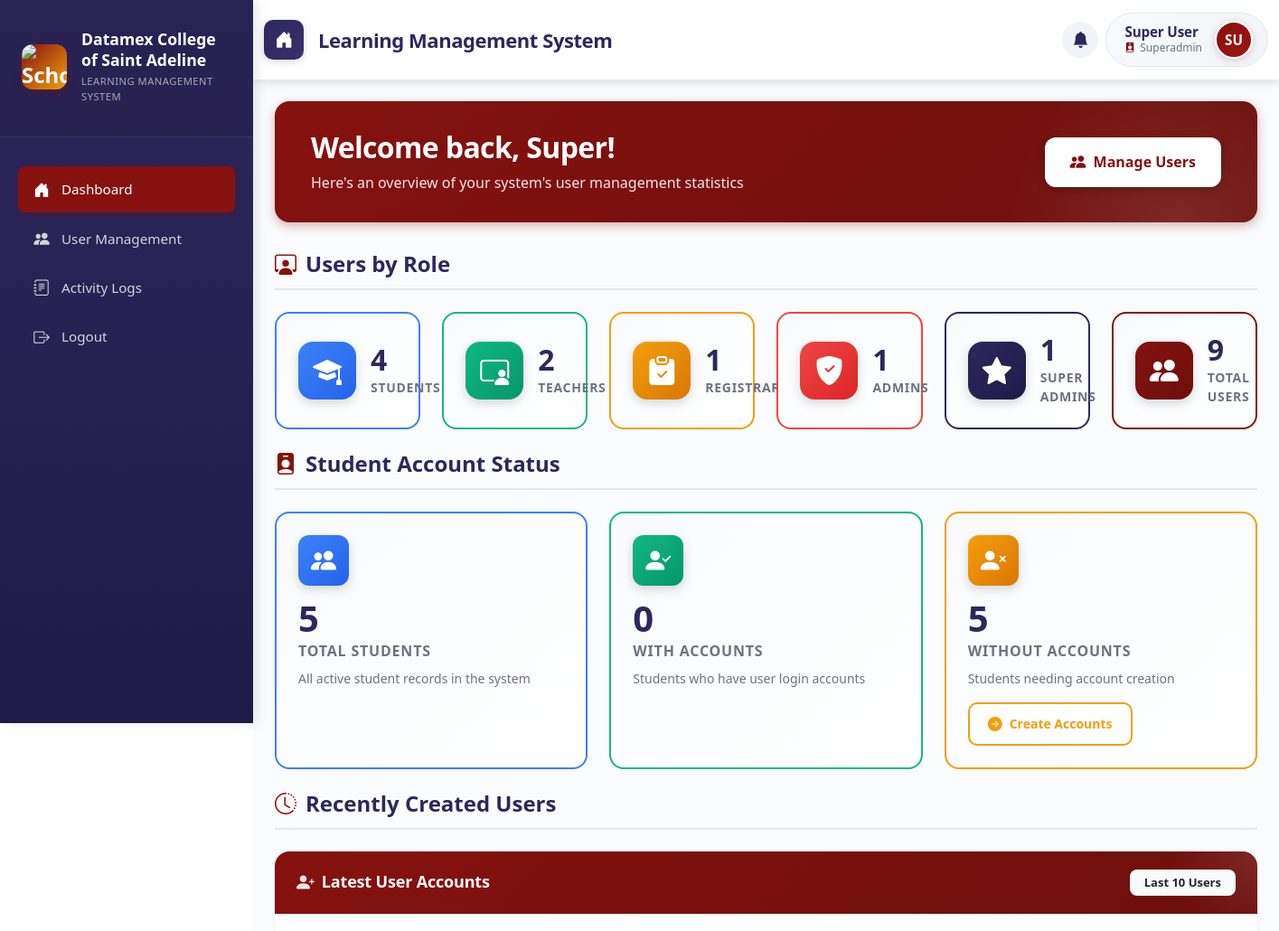
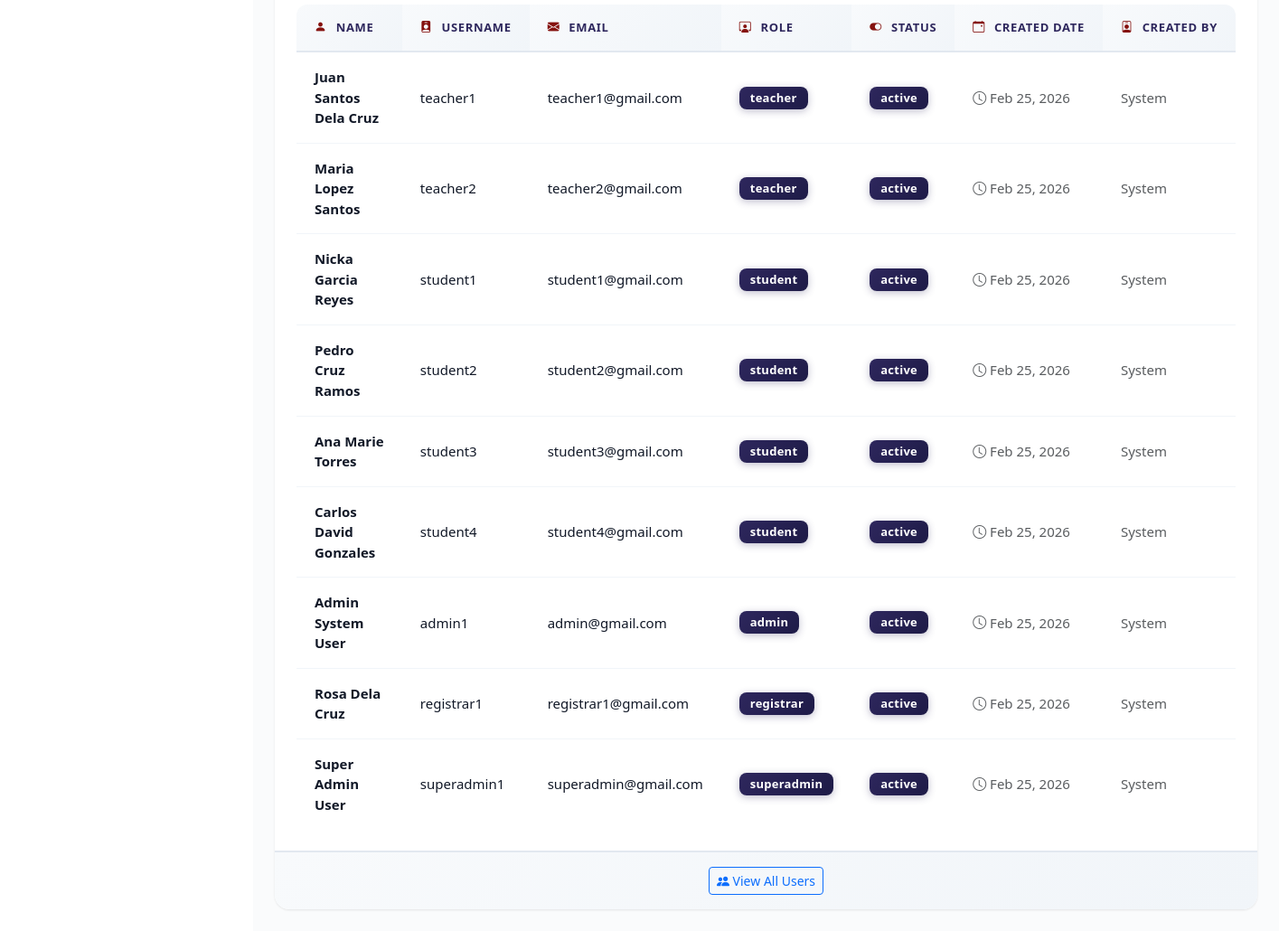
The page /index.php?page=superadmin_dashboard (signed in) on the database its author committed (2 pictures, top to bottom).
### tables this page shows
CREATE TABLE users(
    id INT PRIMARY KEY AUTO_INCREMENT,
    username VARCHAR(50) NOT NULL UNIQUE,
    email VARCHAR(255) UNIQUE,
    password VARCHAR(255) NOT NULL,
    role ENUM('student', 'teacher', 'registrar', 'admin', 'superadmin') NOT NULL,
    status ENUM('active', 'inactive', 'suspended', 'graduated') DEFAULT 'active',
    first_name VARCHAR(100) NOT NULL,
    middle_name VARCHAR(100) NULL,
    last_name VARCHAR(100) NOT NULL,
    created_by INT,
    created_at TIMESTAMP DEFAULT CURRENT_TIMESTAMP,
    updated_at TIMESTAMP DEFAULT CURRENT_TIMESTAMP ON UPDATE CURRENT_TIMESTAMP,
    last_login TIMESTAMP NULL,
    FOREIGN KEY (created_by) REFERENCES users(id) ON DELETE SET NULL 
);

### app/views/superadmin/dashboard.php (the view, shortened to what the rows shown need)
<!DOCTYPE html>
<html lang="en">
<head>
    <link rel="stylesheet" href="bootstrap/css/bootstrap.min.css">
    <link rel="stylesheet" href="bootstrap/css/bootstrap-icons.css">
    <link rel="stylesheet" href="css/main.css">
    <link rel="stylesheet" href="css/shared/sidenav.css">
    <link rel="stylesheet" href="css/shared/top-navbar.css">
    <link rel="stylesheet" href="css/pages/superadmin_dashboard.css">
</head>
<body>
    <div class="d-flex">
        <div class="main-content flex-grow-1">
            <div class="container-fluid p-4">
                <div class="welcome-section">
                    <div class="welcome-content">
                        <h1 class="welcome-title">
                            Welcome back, <?php echo htmlspecialchars($_SESSION['user_firstname']); ?>!
                        </h1>
                    </div>
                </div>
                <div class="section-header">
                    <h2 class="section-title">
                        <i class="bi bi-person-workspace"></i>
                        Users by Role
                    </h2>
                </div>
                <div class="section-header">
                    <h2 class="section-title">
                        <i class="bi bi-person-badge-fill"></i>
                        Student Account Status
                    </h2>
                </div>
                <div class="section-header">
                    <h2 class="section-title">
                        <i class="bi bi-clock-history"></i>
                        Recently Created Users
                    </h2>
                </div>
                <div class="card recent-users-card">
                    <div class="card-body" id="recent-users-table-wrapper">
                        <?php if (empty($recent_users)): ?>
                            <div class="empty-state">
                                <div class="empty-state-icon">
                                    <i class="bi bi-inbox"></i>
                                </div>
                                <p class="empty-state-text">No users created yet</p>
                            </div>
                        <?php else: ?>
                            <div class="table-responsive">
                                <table class="table table-hover">
                                    <thead>
                                        <tr>
                                            <th><i class="bi bi-person-fill"></i> Name</th>
                                            <th><i class="bi bi-person-badge-fill"></i> Username</th>
                                            <th><i class="bi bi-envelope-fill"></i> Email</th>
                                            <th><i class="bi bi-person-workspace"></i> Role</th>
                                            <th><i class="bi bi-toggle-on"></i> Status</th>
                                            <th><i class="bi bi-calendar-event"></i> Created Date</th>
                                            <th><i class="bi bi-person-badge"></i> Created By</th>
                                        </tr>
                                    </thead>
                                    <tbody id="recent-users-tbody">
                                        <?php foreach ($recent_users as $user): ?>
                                            <tr>
                                                <td class="user-full-name">
                                                    <?php
                                                    $fullName = $user['first_name'];
                                                    if (!empty($user['middle_name'])) $fullName .= ' ' . $user['middle_name'];
                                                    $fullName .= ' ' . $user['last_name'];
                                                    echo htmlspecialchars($fullName);
                                                    ?>
                                                </td>
                                                <td><?php echo htmlspecialchars($user['username']); ?></td>
                                                <td>
                                                    <?php if (!empty($user['email'])): ?>
                                                        <?php echo htmlspecialchars($user['email']); ?>
                                                    <?php else: ?>
                                                        <span class="text-muted">-</span>
                                                    <?php endif; ?>
                                                </td>
                                                <td>
                                                    <?php
                                                    $role_badges = [
                                                        'student' => '<span class="badge bg-primary">Student</span>',
                                                        'teacher' => '<span class="badge bg-success">Teacher</span>',
                                                        'registrar' => '<span class="badge bg-warning">Registrar</span>',
                                                        'admin' => '<span class="badge bg-danger">Admin</span>',
                                                        'superadmin' => '<span class="badge bg-secondary">Super Admin</span>'
                                                    ];
                                                    echo $role_badges[$user['role']] ?? '<span class="badge bg-secondary">' . htmlspecialchars($user['role']) . '</span>';
                                                    ?>
                                                </td>
                                                <td>
                                                    <?php
                                                    $status_badges = [
                                                        'active' => '<span class="badge bg-success">Active</span>',
                                                        'inactive' => '<span class="badge bg-secondary">Inactive</span>',
                                                        'suspended' => '<span class="badge bg-danger">Suspended</span>'
                                                    ];
                                                    echo $status_badges[$user['status']] ?? '<span class="badge bg-secondary">' . htmlspecialchars($user['status']) . '</span>';
                                                    ?>
                                                </td>
                                                <td>
                                                    <span class="text-muted">
                                                        <i class="bi bi-clock"></i>
                                                        <?php echo date('M d, Y', strtotime($user['created_at'])); ?>
                                                    </span>
                                                </td>
                                                <td>
                                                    <?php if (!empty($user['created_by_username'])): ?>
                                                        <span class="admin-badge">
                                                            <i class="bi bi-person-badge-fill"></i>
                                                            <?php echo htmlspecialchars($user['created_by_username']); ?>
                                                        </span>
                                                    <?php else: ?>
                                                        <span class="text-muted">System</span>
                                                    <?php endif; ?>
                                                </td>
                                            </tr>
                                        <?php endforeach; ?>
                                    </tbody>
                                </table>
                            </div>
                        <?php endif; ?>
                    </div>
                </div>
            </div>
        </div>
    </div>
</body>
</html>

### rows shown on the page
users: fullName "Juan Santos Dela Cruz", username "teacher1", email "teacher1@gmail.com", role "teacher", status "active", created_at "Feb 25, 2026"
users: fullName "Maria Lopez Santos", username "teacher2", email "teacher2@gmail.com", role "teacher", status "active", created_at "Feb 25, 2026"
users: fullName "Nicka Garcia Reyes", username "student1", email "student1@gmail.com", role "student", status "active", created_at "Feb 25, 2026"
users: fullName "Pedro Cruz Ramos", username "student2", email "student2@gmail.com", role "student", status "active", created_at "Feb 25, 2026"
users: fullName "Ana Marie Torres", username "student3", email "student3@gmail.com", role "student", status "active", created_at "Feb 25, 2026"
users: fullName "Carlos David Gonzales", username "student4", email "student4@gmail.com", role "student", status "active", created_at "Feb 25, 2026"
users: fullName "Admin System User", username "admin1", email "admin@gmail.com", role "admin", status "active", created_at "Feb 25, 2026"
users: fullName "Rosa Dela Cruz", username "registrar1", email "registrar1@gmail.com", role "registrar", status "active", created_at "Feb 25, 2026"
users: fullName "Super Admin User", username "superadmin1", email "superadmin@gmail.com", role "superadmin", status "active", created_at "Feb 25, 2026"

### other values the page prints
$page_title "Learning Management System"
$firstname . ' ' . $lastname "Super User"
$_SESSION['user_role'] "Superadmin"
$initials "SU"
$_SESSION['user_firstname'] "Super"
$users_by_role['student'] "4"
$users_by_role['teacher'] "2"
$users_by_role['registrar'] "1"
$users_by_role['admin'] "1"
$users_by_role['superadmin'] "1"
$total_users "9"
$total_students "5"
$students_with_account "0"
$students_without_account "5"
